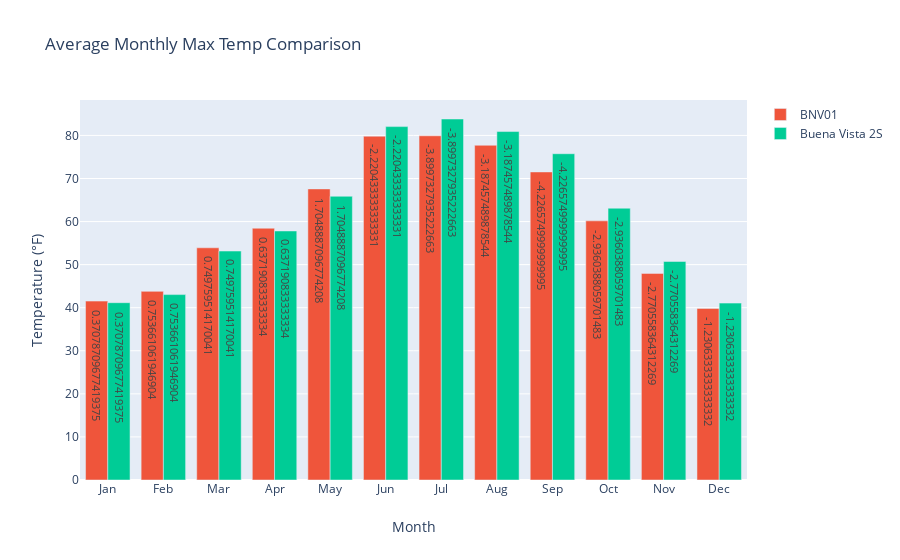

Notebook source saved alongside this figure:
### Code cell
bnv01_monthly_tmax_fig = go.Figure(data=[go.Bar()],
                                  layout=go.Layout(title=go.layout.Title(text='Average Monthly Max Temp Comparison'),
                                                  xaxis=go.layout.XAxis(title=go.layout.xaxis.Title(text='Month')),
                                                  yaxis=go.layout.YAxis(title=go.layout.yaxis.Title(text='Temperature (°F)'))))
bnv01_monthly_tmax_fig.add_trace(
    go.Bar(x=bnv01_monthly.month,y=bnv01_monthly.tmax,
          text=bnv01_monthly.max_temp_diff,name='BNV01'))
bnv01_monthly_tmax_fig.add_trace(
    go.Bar(x=bnv01_monthly.month,y=bnv01_monthly.maxt,
          text=bnv01_monthly.max_temp_diff,name='Buena Vista 2S'))
bnv01_monthly_tmax_fig.show()

### Figure 1 — Plotly figure (JSON) as saved in the notebook; plotly's stock layout.template omitted (floating-point values rounded to 4 significant figures)
{"data": [{"type": "bar"}, {"name": "BNV01", "text": [0.3708, 0.7537, 0.7498, 0.6372, 1.705, -2.22, -3.9, -3.187, -4.227, -2.936, -2.771, -1.231], "type": "bar", "x": ["Jan", "Feb", "Mar", "Apr", "May", "Jun", "Jul", "Aug", "Sep", "Oct", "Nov", "Dec"], "y": [41.54, 43.8, 53.91, 58.45, 67.58, 79.83, 79.91, 77.71, 71.52, 60.16, 47.97, 39.84]}, {"name": "Buena Vista 2S", "text": [0.3708, 0.7537, 0.7498, 0.6372, 1.705, -2.22, -3.9, -3.187, -4.227, -2.936, -2.771, -1.231], "type": "bar", "x": ["Jan", "Feb", "Mar", "Apr", "May", "Jun", "Jul", "Aug", "Sep", "Oct", "Nov", "Dec"], "y": [41.17, 43.04, 53.16, 57.82, 65.88, 82.05, 83.81, 80.9, 75.75, 63.1, 50.74, 41.07]}], "layout": {"title": {"text": "Average Monthly Max Temp Comparison"}, "xaxis": {"title": {"text": "Month"}}, "yaxis": {"title": {"text": "Temperature (°F)"}}}}
